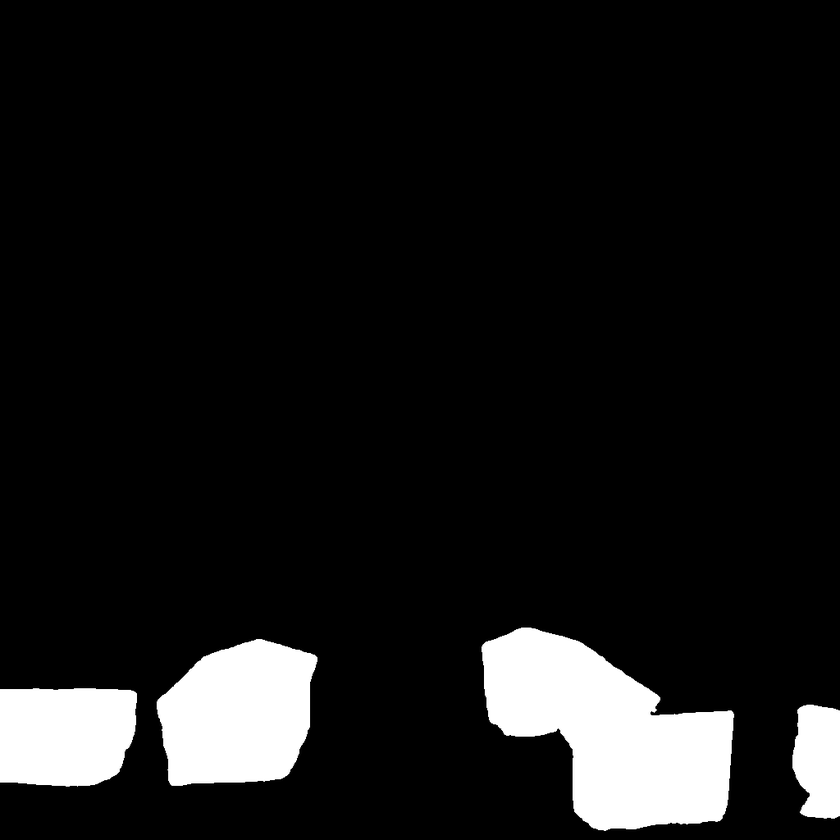
#> input picture work/edi_vision_tui/adaptive_result_orange_to_blue.png, 840 x 840 px, shrunk from 1024 x 1024 before the run
$ python analyze_masks.py
#> lines starting #> are read from the running program, lines starting #| are printed output that depends on the picture
"""
Script to analyze mask files and determine what regions they cover
"""
import cv2
import numpy as np
import os

def analyze_mask(mask_path, image_path=None):
    """
    Analyze a mask file to determine what regions it covers.

    Args:
        mask_path: Path to the mask file
        image_path: Optional path to the original image for visual reference
    """
#> called with mask_path = 'adaptive_result_orange_to_blue.png', image_path = 'test_image.jpeg'
    # Load the mask
    mask = cv2.imread(mask_path, cv2.IMREAD_GRAYSCALE)
#> mask is the input picture: shape (840, 840); min 0, max 255, mean 23.7
    if mask is None:
        print(f"Error: Could not load mask {mask_path}")
        return

    print(f"\nAnalyzing mask: {mask_path}")
    print(f"Mask dimensions: {mask.shape}")
#| Mask dimensions: (840, 840)

    # Calculate coverage percentage
    total_pixels = mask.size
#> total_pixels = 705600
    masked_pixels = np.sum(mask > 0)
#> masked_pixels = 68186
    coverage = (masked_pixels / total_pixels) * 100
#> coverage = 9.66
    print(f"Coverage: {coverage:.2f}% ({masked_pixels} out of {total_pixels} pixels)")
#| Coverage: 9.66% (68186 out of 705600 pixels)

    # Find bounding box of the mask
    ys, xs = np.where(mask > 0)
    if len(ys) > 0 and len(xs) > 0:
        x1, x2 = int(xs.min()), int(xs.max())
#> x1 = 0; x2 = 839
        y1, y2 = int(ys.min()), int(ys.max())
#> y1 = 625; y2 = 832

        # Calculate bounding box dimensions
        width = x2 - x1 + 1
#> width = 840
        height = y2 - y1 + 1
#> height = 208
        bbox_area = width * height
#> bbox_area = 174720

        print(f"Bounding box: ({x1}, {y1}) to ({x2}, {y2})")
#| Bounding box: (0, 625) to (839, 832)
        print(f"Bounding box area: {bbox_area} pixels")
#| Bounding box area: 174720 pixels

        # Calculate ratio of actual mask to bounding box
        ratio = masked_pixels / bbox_area if bbox_area > 0 else 0
#> ratio = 0.39
        print(f"Mask to bounding box ratio: {ratio:.2f}")
#| Mask to bounding box ratio: 0.39

        # If an image path is provided, try to identify what's in the bounding box
        if image_path:
            image = cv2.imread(image_path)
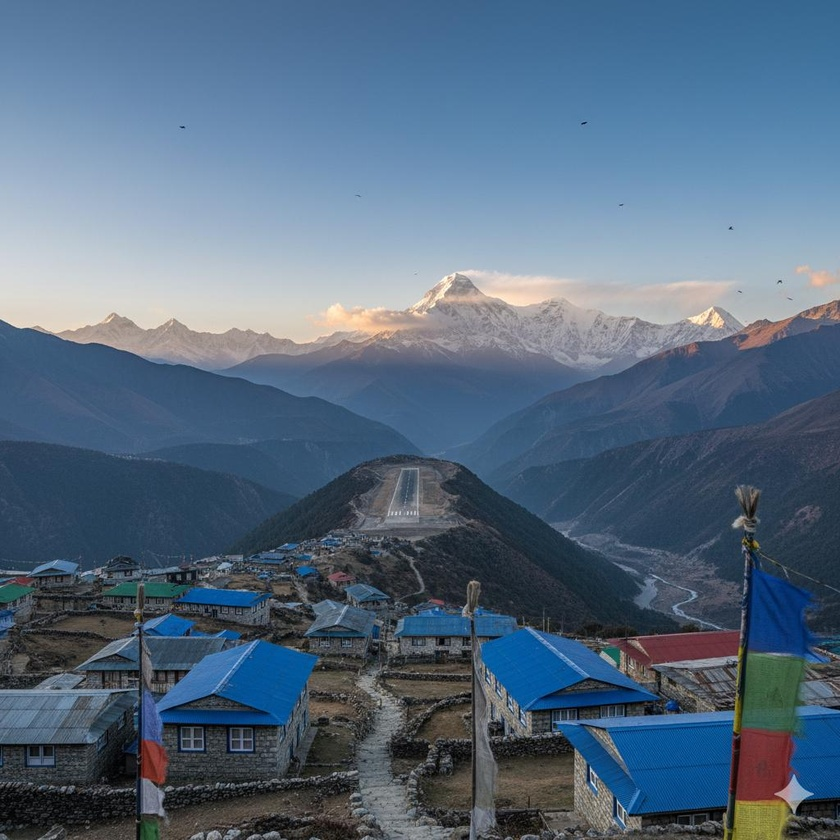
#> input picture work/edi_vision_tui/test_image.jpeg, 840 x 840 px, shrunk from 1024 x 1024 before the run
#> image is the input picture: shape (840, 840, 3); mean B, G, R 127.7, 106.5, 85.7
            if image is not None:
                image = cv2.cvtColor(image, cv2.COLOR_BGR2RGB)

                # Extract the region from the image
                region = image[y1:y2+1, x1:x2+1]
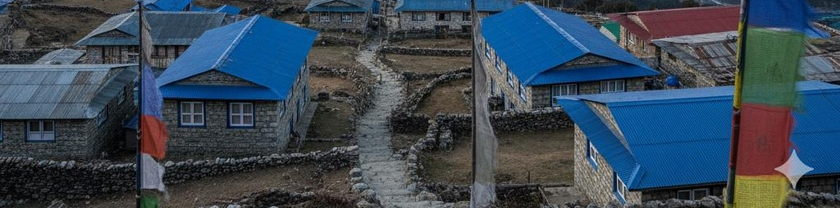
#> region: shape (208, 840, 3); mean R, G, B 57.3, 72.1, 86.1

                # Convert to PIL for easier analysis
                from PIL import Image
                img_pil = Image.fromarray(region)

                # Simple color analysis
                colors = []
                for i in range(region.shape[0]):
                    for j in range(region.shape[1]):
                        pixel = region[i, j]
                        # Check if pixel is predominantly red, blue, or green
                        r, g, b = pixel[0], pixel[1], pixel[2]
                        if r > 150 and g < 100 and b < 100:  # Red dominant
                            colors.append('red')
                        elif r < 100 and g < 100 and b > 150:  # Blue dominant
                            colors.append('blue')
                        elif r < 100 and g > 150 and b < 100:  # Green dominant
                            colors.append('green')
                        elif r > 100 and g > 100 and b > 100:  # White/gray
                            colors.append('white')
                        else:
                            colors.append('other')
#> after the loop, colors = 174720 items

                # Count color occurrences
                color_counts = {}
                for color in colors:
                    color_counts[color] = color_counts.get(color, 0) + 1
#> after the loop, color_counts = {'other': 147956, 'white': 16723, 'blue': 10038, 'red': 3}

                print("Color distribution in masked region:")
                for color, count in sorted(color_counts.items(), key=lambda x: x[1], reverse=True):
                    percentage = (count / len(colors)) * 100
                    print(f"  {color}: {percentage:.1f}% ({count} pixels)")
#> this loop made 4 passes
#> (color, count, percentage) on passes 1 to 4: ('other', 147956, 84.68), ('white', 16723, 9.57), ('blue', 10038, 5.75), ('red', 3, 0.00172)
#|   other: 84.7% (147956 pixels)
#|   white: 9.6% (16723 pixels)
#|   blue: 5.7% (10038 pixels)
#|   red: 0.0% (3 pixels)
    else:
        print("No pixels selected in mask")

if __name__ == "__main__":
    # Define paths
    image_path = "test_image.jpeg"

    # List of mask files to analyze
    mask_files = [
        "adaptive_result_orange_to_blue.png",
        "advanced_result_orange_to_blue.png",
        "m_adaptive_result_orange_to_blue.png"
    ]

    for mask_file in mask_files:
        if os.path.exists(mask_file):
            analyze_mask(mask_file, image_path)
        else:
            print(f"\nMask file {mask_file} not found")
#> pass 2 of the loop `for mask_file in mask_files:`:
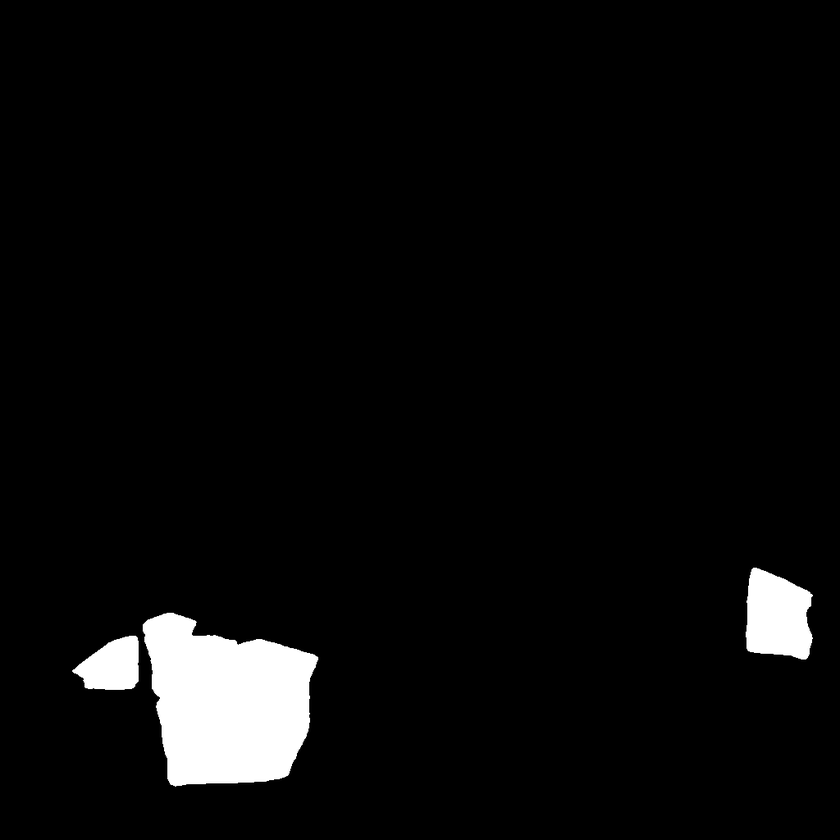
#> input picture work/edi_vision_tui/advanced_result_orange_to_blue.png, 840 x 840 px, shrunk from 1024 x 1024 before the run
#> in analyze_mask, mask is the input picture: shape (840, 840); min 0, max 255, mean 10.6
#| Mask dimensions: (840, 840)
#> masked_pixels = 31208
#> coverage = 4.42
#| Coverage: 4.42% (31208 out of 705600 pixels)
#> x1 = 70; x2 = 814
#> y1 = 565; y2 = 788
#> width = 745
#> height = 224
#> bbox_area = 166880
#| Bounding box: (70, 565) to (814, 788)
#| Bounding box area: 166880 pixels
#> ratio = 0.187
#| Mask to bounding box ratio: 0.19
#> in analyze_mask (call 2), `region = image[y1:y2+1, x1:x2+1]`:
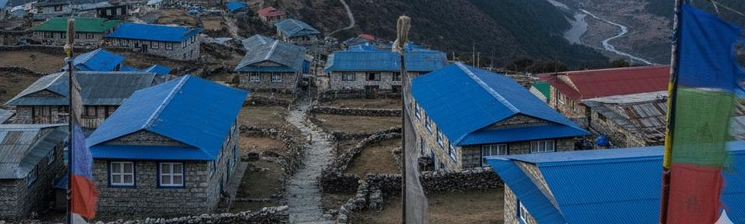
#> region: shape (224, 745, 3); mean R, G, B 53.2, 70.6, 88
#> after the loop in analyze_mask (call 2), `for i in range(region.shape[0]):`: colors = 166880 items
#> after the loop in analyze_mask (call 2), `for color in colors:`: color_counts = {'other': 144751, 'white': 11418, 'blue': 10711}
#> the loop in analyze_mask (call 2), `for color, count in sorted(color_counts.items(), key=lambda x: x[1], r..` made 3 passes
#> (color, count, percentage) on passes 1 to 3: ('other', 144751, 86.74), ('white', 11418, 6.84), ('blue', 10711, 6.42)
#> (printed output is left out)
#> pass 3 of the loop `for mask_file in mask_files:`:
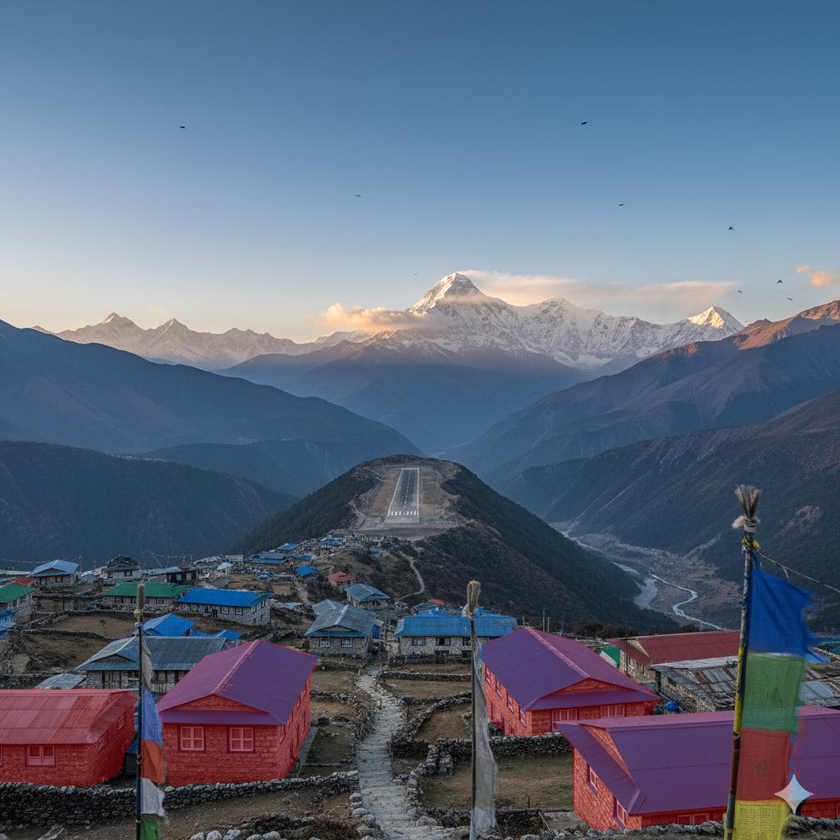
#> input picture work/edi_vision_tui/m_adaptive_result_orange_to_blue.png, 840 x 840 px, shrunk from 1024 x 1024 before the run
#> in analyze_mask (call 3), `mask = cv2.imread(mask_path, cv2.IMREAD_GRAYSCALE)`:
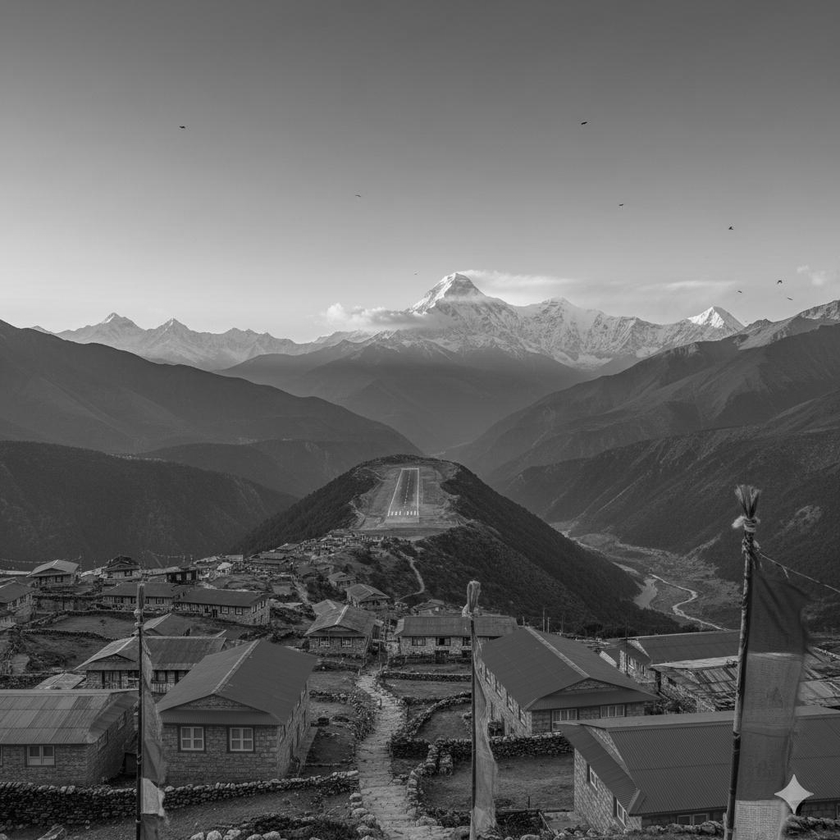
#> mask: shape (840, 840); min 0, max 253, mean 102.3
#| Mask dimensions: (840, 840)
#> masked_pixels = 705521
#> coverage = 99.99
#| Coverage: 99.99% (705521 out of 705600 pixels)
#> x1 = 0; x2 = 839
#> y1 = 0; y2 = 839
#> width = 840
#> bbox_area = 705600
#| Bounding box: (0, 0) to (839, 839)
#| Bounding box area: 705600 pixels
#> ratio = 1
#| Mask to bounding box ratio: 1.00
#> after the loop in analyze_mask (call 3), `for i in range(region.shape[0]):`: colors = 705600 items
#> after the loop in analyze_mask (call 3), `for color in colors:`: color_counts = {'other': 485594, 'white': 209162, 'blue': 10841, 'red': 3}
#> the loop in analyze_mask (call 3), `for color, count in sorted(color_counts.items(), key=lambda x: x[1], r..` made 4 passes
#> (color, count, percentage) on passes 1 to 4: ('other', 485594, 68.82), ('white', 209162, 29.64), ('blue', 10841, 1.54), ('red', 3, 0.000425)
#> (printed output is left out)
